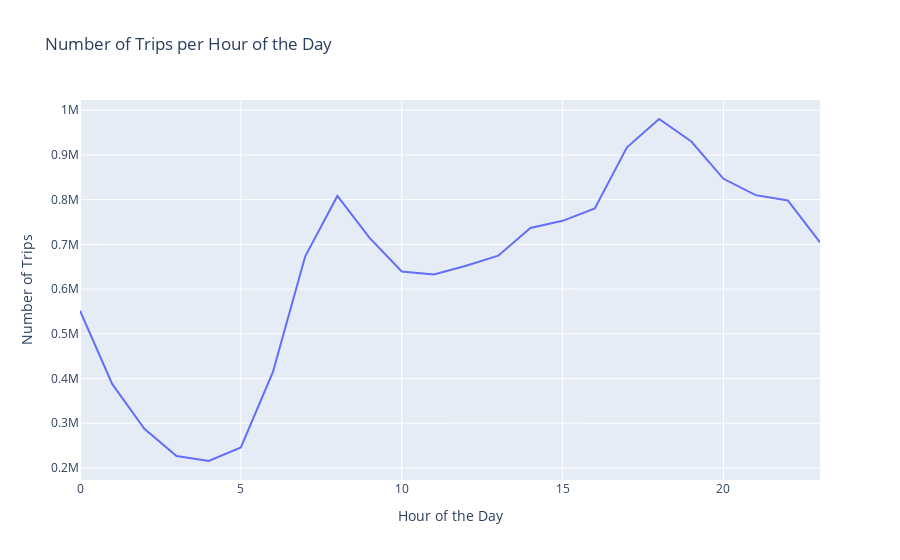

Source (notebook cell):
### Code cell
df['hour_of_day'] = df['pickup_datetime'].dt.hour
trips_per_hour = df['hour_of_day'].value_counts().sort_index()

fig = px.line(
    x=trips_per_hour.index,
    y=trips_per_hour.values,
    labels={'x': 'Hour of the Day', 'y': 'Number of Trips'},
    title='Number of Trips per Hour of the Day'
)
fig.show()

### Figure 1 — Plotly figure (JSON) as saved in the notebook; plotly's stock layout.template omitted (floating-point values rounded to 4 significant figures)
{"data": [{"hovertemplate": "Hour of the Day=%{x}<br>Number of Trips=%{y}<extra></extra>", "legendgroup": "", "line": {"color": "#636efa", "dash": "solid"}, "marker": {"symbol": "circle"}, "mode": "lines", "name": "", "orientation": "v", "showlegend": false, "type": "scatter", "x": [0, 1, 2, 3, 4, 5, 6, 7, 8, 9, 10, 11, 12, 13, 14, 15, 16, 17, 18, 19, 20, 21, 22, 23], "xaxis": "x", "y": [551502, 387845, 287680, 226741, 215480, 245934, 415518, 673213, 808251, 714470, 639391, 632500, 652033, 674669, 736506, 752556, 780266, 916958, 980309, 929995, 846572, 810075, 798028, 704613], "yaxis": "y"}], "layout": {"autosize": true, "legend": {"tracegroupgap": 0}, "title": {"text": "Number of Trips per Hour of the Day"}, "xaxis": {"anchor": "y", "autorange": true, "domain": [0, 1], "range": [0, 23], "title": {"text": "Hour of the Day"}, "type": "linear"}, "yaxis": {"anchor": "x", "autorange": true, "domain": [0, 1], "range": [173000.0, 1023000.0], "title": {"text": "Number of Trips"}, "type": "linear"}}}
